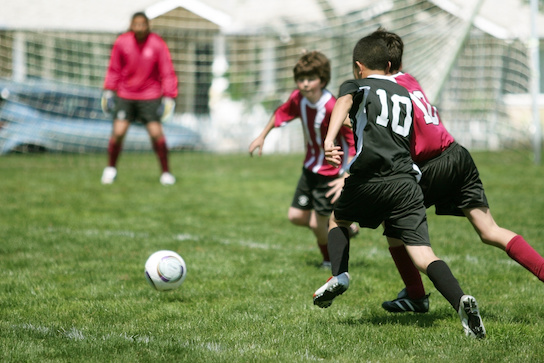
#> input picture Ch2_BasicImageOperation/02_07/players.jpg, 544 x 363 px
$ python 02_07.py
#> lines starting #> are read from the running program, lines starting #| are printed output that depends on the picture
import numpy as np
import cv2

img = cv2.imread("players.jpg",1)
#> img is the input picture: shape (363, 544, 3); mean B, G, R 103.7, 137.8, 129.6
height, width, channels = img.shape
#> height = 363; width = 544; channels = 3
print("The shape of original image is ", img.shape, ".")
#| The shape of original image is  (363, 544, 3) .

# SCALE
img_half = cv2.resize(img, (0,0), fx=0.5, fy=0.5)
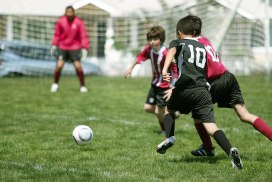
#> img_half: shape (182, 272, 3); mean B, G, R 103.7, 137.9, 129.6
img_StretchVert = cv2.resize(img, (width, int(height*1.5)))
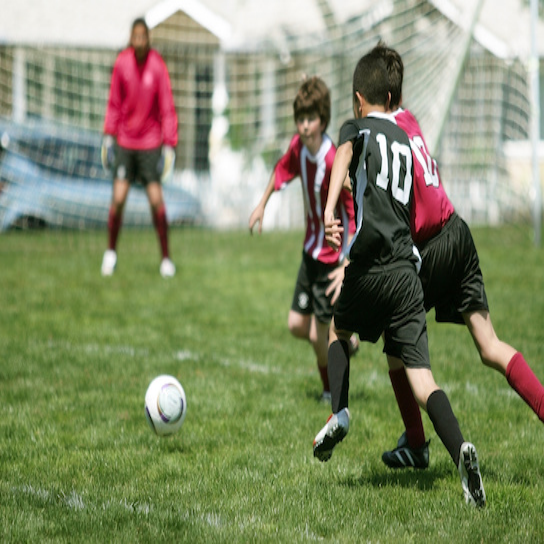
#> img_StretchVert: shape (544, 544, 3); mean B, G, R 103.5, 137.7, 129.5
img_StretchVert_near = cv2.resize(img, (width, int(height*1.5)), interpolation=cv2.INTER_NEAREST)

print("The shape of half is ", img_half.shape, ".")
#| The shape of half is  (182, 272, 3) .
print("The shape of StretchVert is ", img_StretchVert.shape, ".")
#| The shape of StretchVert is  (544, 544, 3) .

cv2.imshow("Half", img_half)
cv2.imshow("StretchVert", img_StretchVert)
cv2.imshow("StretchVert_near", img_StretchVert_near)

# ROTATION
M = cv2.getRotationMatrix2D((width,height), -30, 1)
rotated = cv2.warpAffine(img, M, (width, height))
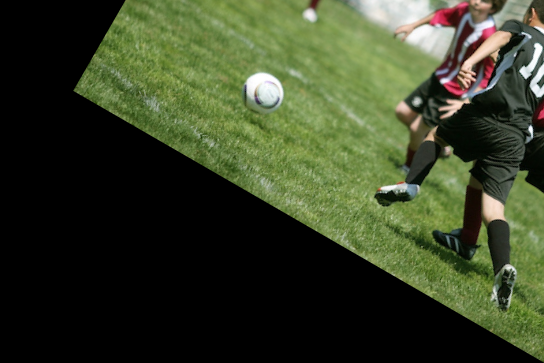
#> rotated: shape (363, 544, 3); mean B, G, R 39.7, 65.1, 56.5
cv2.imshow("Rotated", rotated)
""" Be careful to the (width, height). There is no minus sign in front
of height if you want to set rotation origin in the lower right corner. """


cv2.waitKey(0)
cv2.destroyAllWindows()
